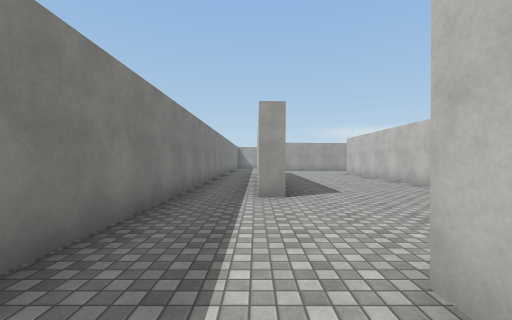
view 1 (above)

24 first-person views from a walk through a 3-D level made in the Unity game engine. The camera is 1.4 m above the floor, looks level and sees 90° across. The floor is counted in squares, 2 m on a side. Each view is taken from the middle of a square. On the plan, view 1 faces up. The plan holds only what a view shows up to about 9 squares ahead; the rest is blank. The player character is not drawn. Surface patterns are stand-ins for the level's own textures.

view 2
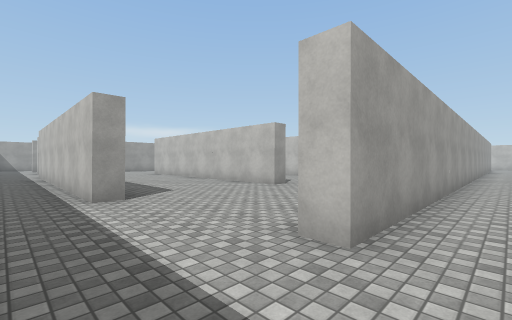

view 3
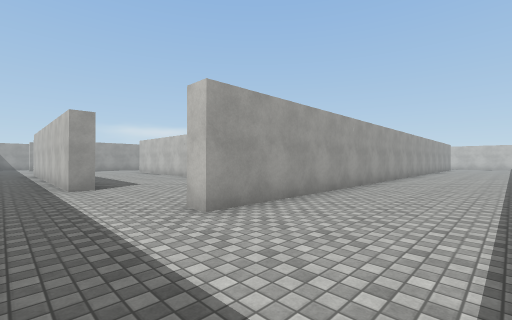

view 4
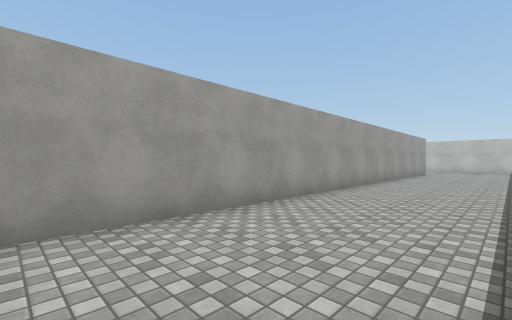

view 5
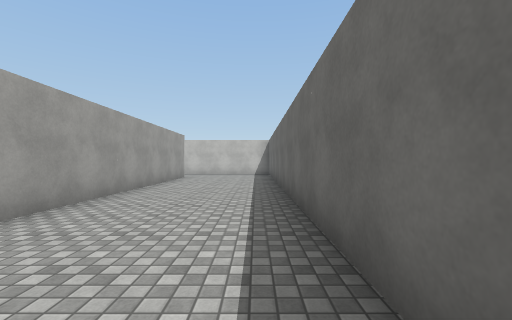

view 6
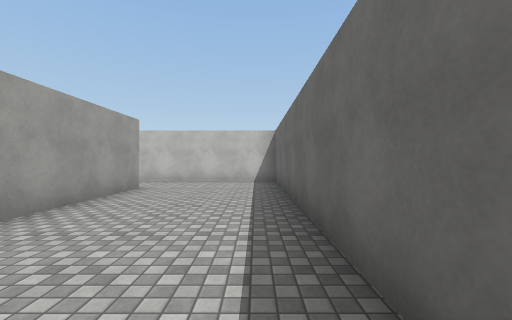

view 7
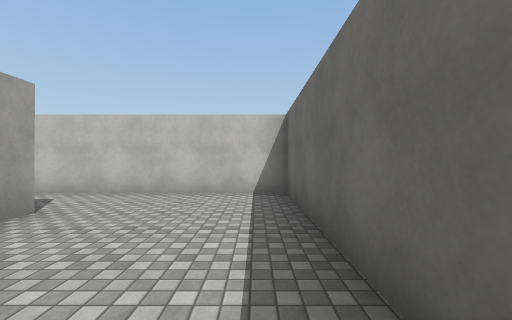

view 8
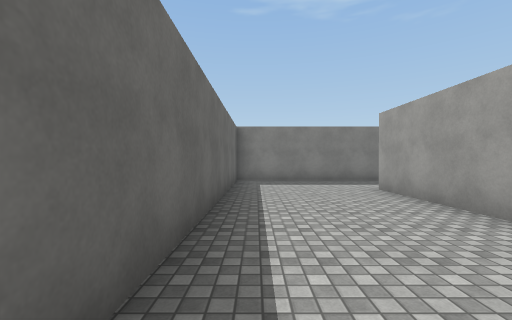

view 9
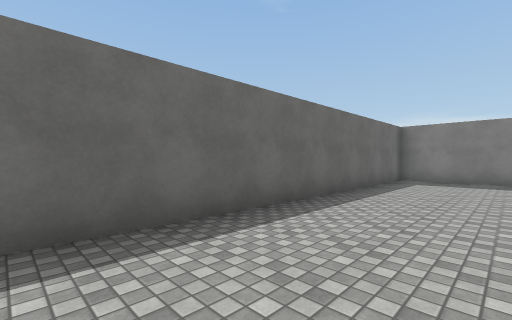

view 10
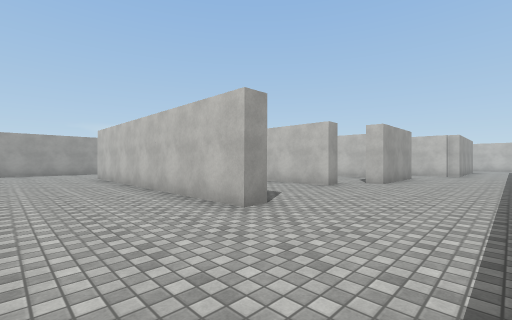

view 11
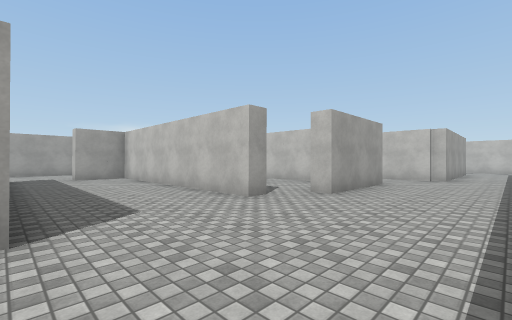

view 12
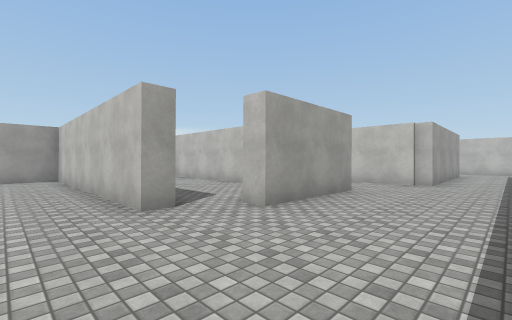

view 13
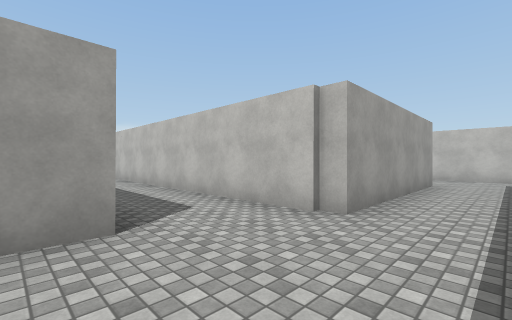

view 14
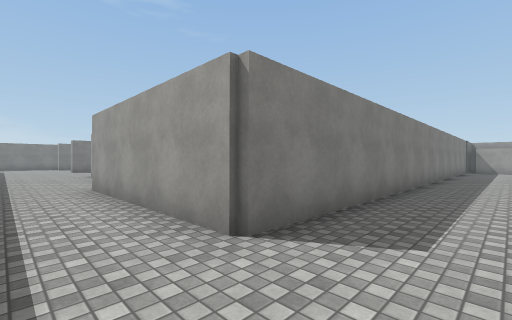

view 15
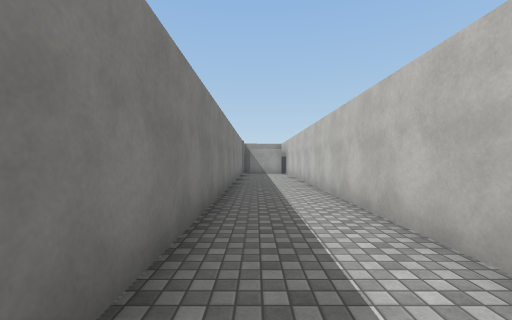

view 16
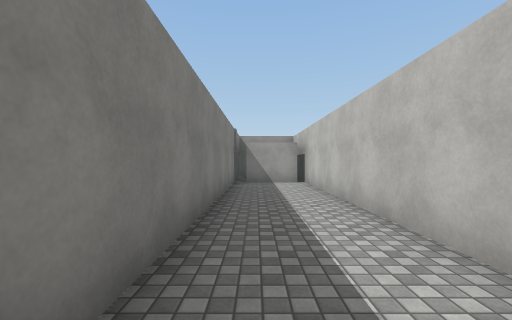

view 17
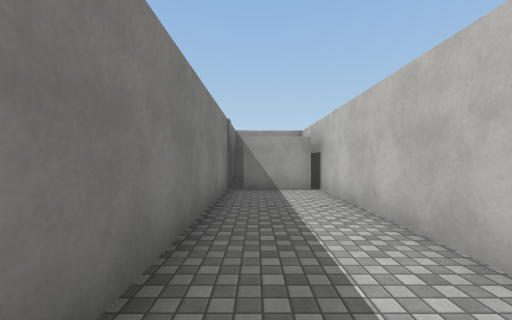

view 18
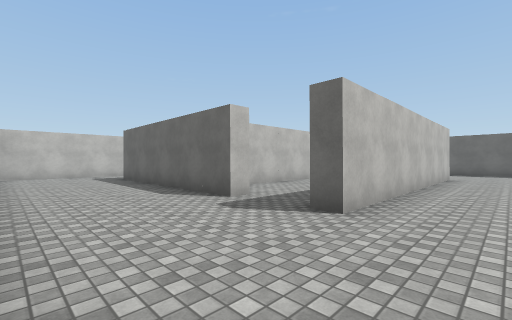

view 19
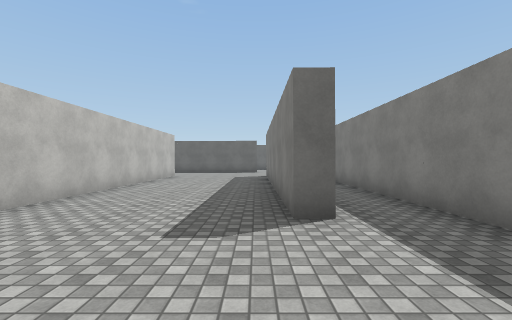

view 20
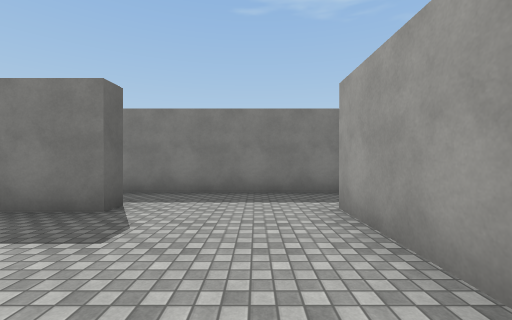

view 21
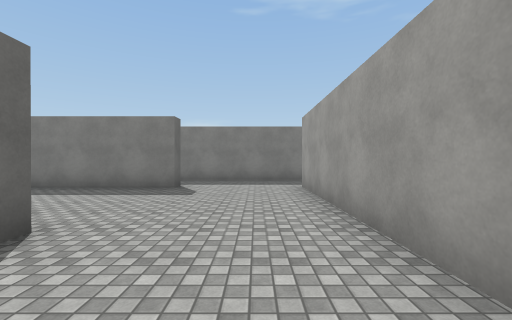

view 22
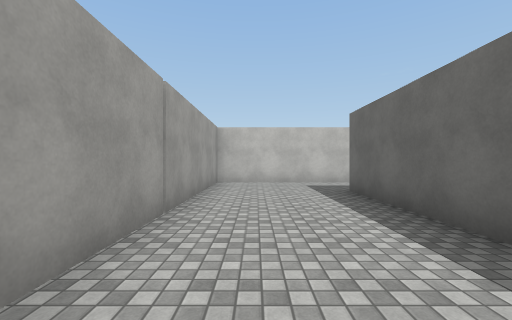

view 23
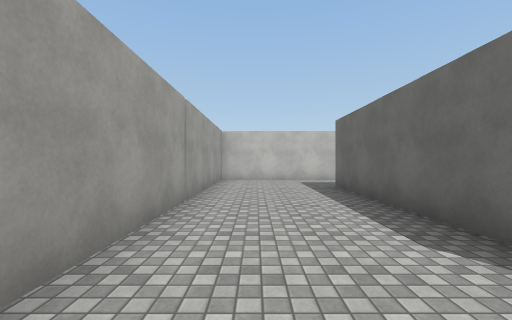

view 24
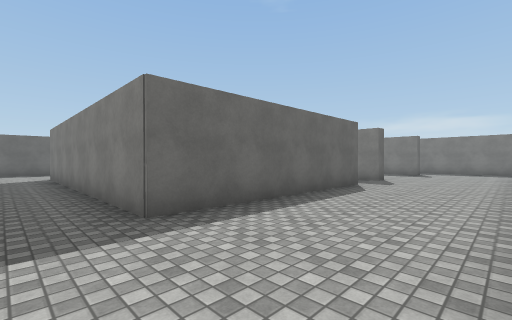

### Floor plan
Points are (right, up) in squares from view 1. A wall is a line through its corners. A room is listed if a view was taken in it or the views show most of it. See-through windows are left out.
Room 1 (views 1, 2, 3, 4, 5, 6, 7, 8, 9)
walls: (10.6, -2.7) (22.6, -2.7) (22.6, 1.5); (20.4, 0.9) (1, 0.9) (1, 1.5); (-1.5, 1.5) (-1.5, -2.7) (8, -2.7)
ways out: opening at (-0.5, 1) to room 2; opening at (21.5, 1) to room 2
Room 2 (views 10, 11, 12, 13, 14, 15, 16, 17, 18, 19, 20, 21, 22, 23, 24)
walls: (8.9, 5.5) (8.4, 5.5) (8.4, 12.4) (6.8, 12.4) (6.8, 12.9) (12.8, 12.9) (12.8, 4.6) (9.8, 4.6) (9.8, 5.2); (5.1, 4.8) (4.6, 4.8) (4.6, 12.9) (5, 12.9) (5, 12.1); (0.6, 4.8) (0.1, 4.8) (0.1, 11.5); (0, 12.9) (0.6, 12.9) (0.6, 7.2); (-1.5, 16.9) (-1.5, 1.5); (22.6, 7.5) (22.6, 20.2); (22.6, 1.5) (22.6, 4); (22.4, 19) (20.6, 19); (20.3, 21.6) (20.3, 3.5) (15, 3.5) (15, 16.2) (0.2, 16.2)
ways out: opening at (-0.5, 1) to room 1; opening at (21.5, 1) to room 1; opening at (-0.5, 17)

Positions as (right, up) in squares from view 1, and headings:
1: (0, 0), facing up
2: (-1, 0), facing up-right
3: (-1, -2), facing up-right
4: (6, -2), facing up-right
5: (10, -2), facing right
6: (14, -2), facing right
7: (17, -2), facing right
8: (7, -2), facing left
9: (8, 0), facing down-left
10: (2, 2), facing up-right
11: (5, 2), facing up-right
12: (7, 2), facing up-right
13: (12, 2), facing up-right
14: (22, 2), facing up-left
15: (21, 6), facing up
16: (21, 11), facing up
17: (21, 13), facing up
18: (3, 16), facing down-right
19: (1, 16), facing down
20: (4, 15), facing left
21: (7, 15), facing left
22: (7, 15), facing right
23: (6, 15), facing right
24: (14, 16), facing down-left
